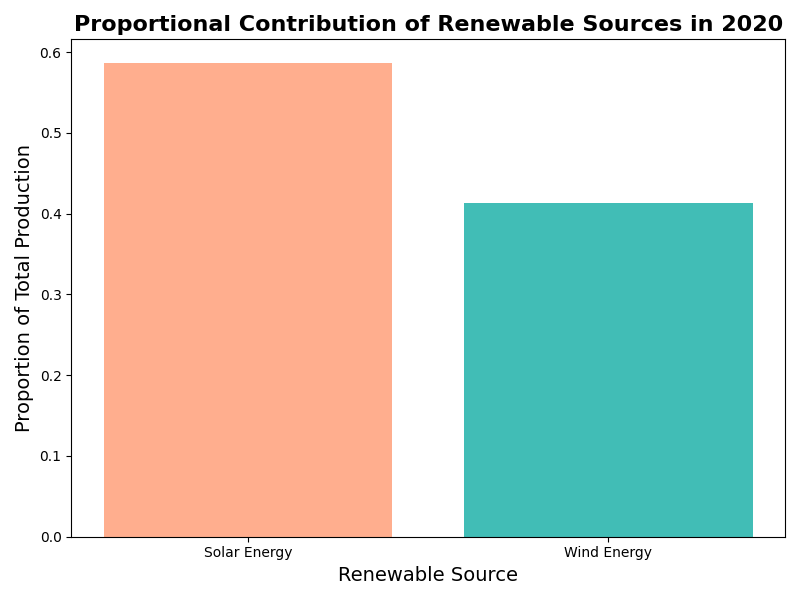

Python code for this plot:
import matplotlib.pyplot as plt
import numpy as np

years = np.arange(2010, 2021)

solar_energy = [30, 40, 50, 60, 70, 90, 110, 130, 160, 190, 220]
wind_energy = [20, 30, 35, 50, 65, 80, 95, 110, 125, 140, 155]

energy_data = np.vstack([solar_energy, wind_energy])

fig, ax = plt.subplots(figsize=(14, 8))

colors = ['#ffa07a', '#20b2aa']

ax.stackplot(years, energy_data, labels=['Solar Energy', 'Wind Energy'],
             colors=colors, alpha=0.85)

ax.set_title('GreenVille Renewable Energy Revolution:\nCumulative Growth of Energy Production (2010-2020)', fontsize=18, fontweight='bold', loc='center')
ax.set_xlabel('Year', fontsize=14)
ax.set_ylabel('Energy Production (GWh)', fontsize=14)

ax.grid(True, linestyle='--', alpha=0.7)
ax.legend(loc='upper left', title='Renewable Sources', fontsize=12, title_fontsize='13')

plt.xticks(years, rotation=45, fontsize=12)
plt.yticks(fontsize=12)
plt.tight_layout()

ax.annotate('Rapid adoption of solar energy', xy=(2014, 130), xytext=(2012, 150),
            arrowprops=dict(facecolor='black', shrink=0.05), fontsize=12)

fig, ax2 = plt.subplots(figsize=(8, 6))

total_2020_energy = np.sum(np.array([solar_energy[-1], wind_energy[-1]]))
proportions = [solar_energy[-1]/total_2020_energy, wind_energy[-1]/total_2020_energy]

ax2.bar(['Solar Energy', 'Wind Energy'], proportions, color=colors, alpha=0.85)

ax2.set_title('Proportional Contribution of Renewable Sources in 2020', fontsize=16, fontweight='bold')
ax2.set_xlabel('Renewable Source', fontsize=14)
ax2.set_ylabel('Proportion of Total Production', fontsize=14)

plt.tight_layout()
plt.show()
